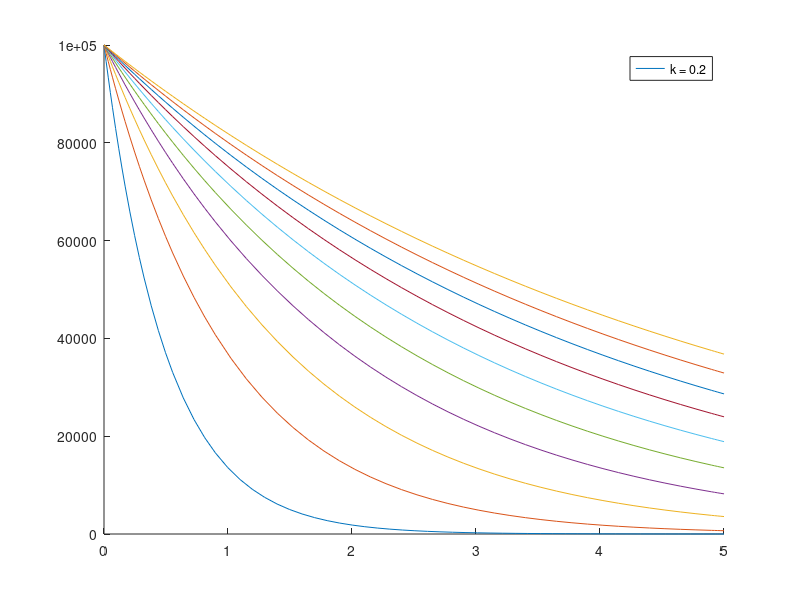

This chart was generated by the following MATLAB code:
%
% 2.2 Exponential decay and radioactivity
%
% // Main Function
function c_cm_coldpills1_pt2_getframe
    global k1; 

    k1 = 2.0;       % set parameter value  
    tend = 5;       % end time in hours
    x0 = 10^5;
    
    hold on;    
    % Try multi-inital conditions
    for i = 1:10
        k1 = 2.0/i;     
        [tsol, xsol] = ode45(@rhs, [0, tend], x0);
        plot(tsol, xsol); 
        legend(['k = ',num2str(2.0/i)]);
        % use getframe
        M(i) = getframe;
        pause(0.1);
    end
    
    hold off;
end

% // Targeting ODE
function xdot = rhs(t, x) 
    global k1;
    xdot = -k1*x;
end
